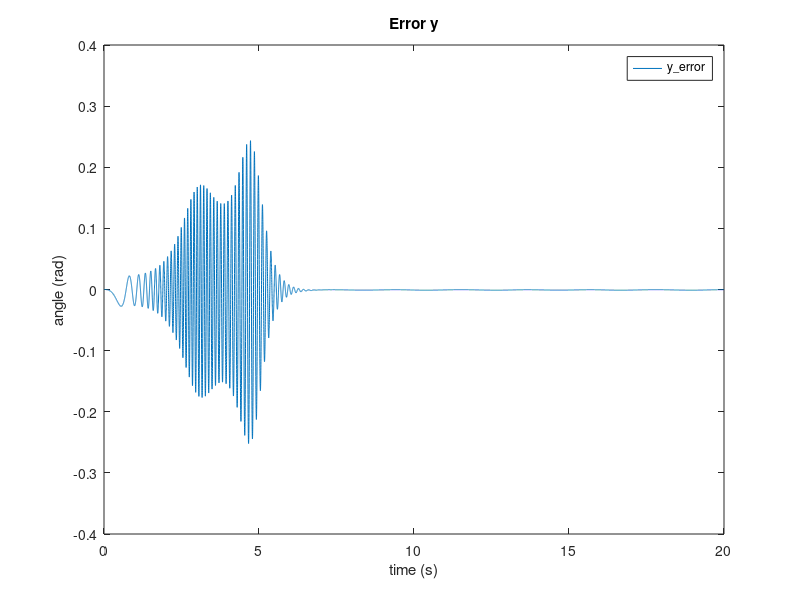

Source code (MATLAB):
% =========================================================================
% We use adaptive control in order to create an adaptive controller to make
% the system to behave like a desired system with desired characteristics
% in the closed loop situation. We have a multi-input multi-output
% linear system in the form x_dot = A*x + B*Lamda*(u + f(x));
%
% This script is the main control simulation for the system that uses the
% following control law: u = theta^T + theta_dot^T * phi
%
% VARIALBES:
%   - M:  (N*m*s^2)/rad
%   - G:  N*m
%   - C:  (N*m*s)/rad
%   - x1: rad
%   - x2: rad/s
%   - u:  N*m
%
% Formulas used:
%   - x_ref_dot = A_ref * x_ref + B_ref * r(t)
%   - y_ref = C_ref.' * x_ref
%   - u = theta' * omega + theta_dot' * phi
%   - x_dot = A*x + B*Lamda*(u + f(x))
%   - y = C.' * x
%   - u = theta' * omega + theta_dot' * phi
%   - omega_1_dot = F * omega_1 + g * u
%   - omega_2_dot = F * omega_2 + g * y
%   - omega = [omega_1 omega_2 y r(t)]
%   - phi_dot = - P_0 * phi + omega
%   - theta_dot = - Gamma * e * phi * sgn(k_p/k_m)
%
% =========================================================================

%% Reference Model

clear;
close all;

% Simulation parameters
timestep = 0.001;
simulation_duration = 20;           % Total duration of simulation
N = simulation_duration / timestep; % Number of steps
t = linspace(0, simulation_duration, N);

% Reference Model parameters
A_ref = [0 1; -1 -2];
B_ref = [0; 1];
C_ref = [1; 0];
x_ref(:,1) = [0 0];
y_ref = C_ref(:,1).' * x_ref(:,1);
k_m = 1; 

% System's input
ad = 2;
wd = 1;
r = @(t) ad * sin(wd*t);

% Calculate the x_ref_dot and then use this value to calculate x_ref
for i = 1:(length(t) - 1)
    x_ref_dot = A_ref * x_ref(:,i) + B_ref * r(t(i+1));
    x_ref(:,i+1) = x_ref(:,i) + x_ref_dot * timestep;
    y_ref(i+1) = C_ref.' * x_ref(:,i+1);
end

%% Real System

% Real System parameters
M = 1;
G = 10;
C = 1;
A = [0 1;
     0 -C/M];
B = [0; 1];
C = [1; 0];
Lamda = 1/M;
theta_star = -G;
phi_sin = @(t) sin(t);
phi_function = @(t) theta_star*phi_sin(t);
x(:,1) = [0 0];
y = C.' * x(:,1);
k_p = 1/M;                           % Y(s) = [1/M]*[1/(s^2+Cs/M+G/M)]U(s)

% Initialize equations' parameters. Changable parameters that impact the
% simulation.
% G_param = 170;
G_param = 1000;
Gamma = diag([G_param G_param G_param G_param]);
% P_0 = 1;                          % 0 < P_0 < 2
% lamda_0 = 5;
P_0 = 1;
lamda_0 = 5;
F = -lamda_0;                       % F = -lamda_0(s), lamda_0 = constant, lamda_0 > 0

% Initialize equations' parameters. Not changeble.
phi(:,1) = [0 0 0 0];
theta(:,1) = [0 0 0 0];
theta_dot = [0; 0; 0; 0];
omega(:,1) = [0 0 0 0];
omega_1 = 0;
omega_2 = 0;
omega(:,1) = [omega_1 omega_2 y r(t(1))];
u = 0;
g = 1;
e = y - y_ref;

% Implement the formulas for the simulation
for i = 1:(length(t) - 1)
    omega_1_dot = F * omega_1(i) + g * u;
    omega_1(i+1) = omega_1(i) + omega_1_dot * timestep;

    omega_2_dot = F * omega_2(i) + g * y(i);
    omega_2(i+1) = omega_2(i) + omega_2_dot * timestep;

    omega(:,i+1) = [omega_1(i+1) omega_2(i+1) y(i) r(t(i+1))];

    phi_dot = - P_0 * phi(:,i) + omega(:,i+1);
    phi(:,i+1) = phi(:,i) + phi_dot * timestep;

    theta_dot = - Gamma * e(i) * phi(:,i+1) * sign(k_p/k_m);
    theta(:,i+1) = theta(:,i) + theta_dot * timestep;

    u = theta(:,i+1)' * omega(:,i+1) + theta_dot' * phi(:,i+1);

    x_dot = A*x(:,i) + B*Lamda*(u + phi_function(x(1,i)));
    x(:,i+1) = x(:,i) + x_dot * timestep;
    y(i+1) = C.' * x(:,i+1);
    e(i+1) = y(i+1) - y_ref(i+1);
end

%% Plot Section

% % Plot ouput of reference model and real system in the same plot
% figure()
% plot(t, y_ref(1,:), t, y(1,:));
% title('Rotation Angle, Real-Reference');
% ylabel('angle (rad)');
% xlabel('time (s)');
% legend('y\_ref', 'y');

% Plot output's errors 
figure()
plot(t, e);
title('Error y');
ylabel('angle (rad)'); 
xlabel('time (s)');
legend('y\_error');

